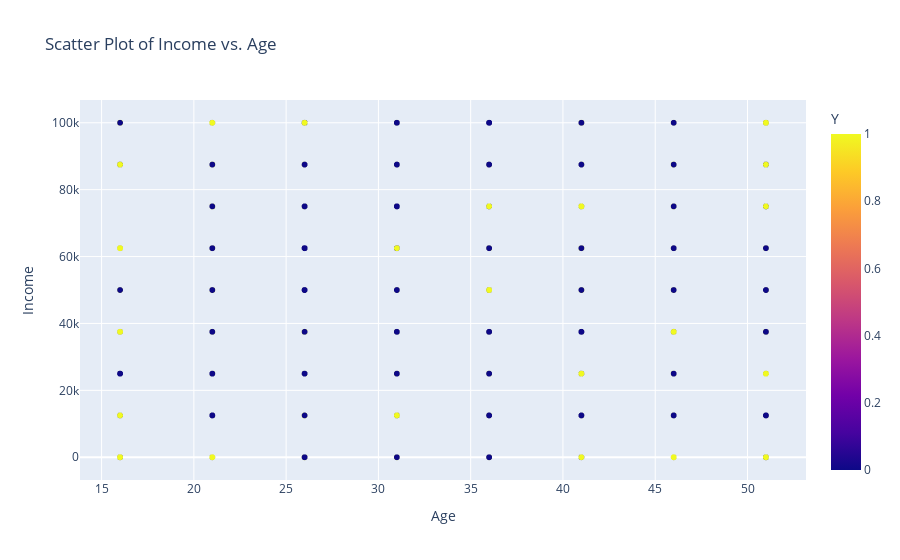

Source (notebook cell):
### Markdown cell above
**Scatter Plot of Income vs. Age**   
The plot showed the following:
1. Most 16-year olds would accept coupons spread over the income levels.
2. 41-year olds and above would accept coupons at low income level.
3. Most 26-year olds would not accept coupons at almost all income levels save for the highest income level.
4. Most 51-year olds would accept coupons spread over all income levels especially at high income levels.
5. At low income level, 26-year olds to 36-year olds would not accept coupons while 16-year olds and 21-year olds would.

### Code cell
# scatter plot of Income vs. Age
px.scatter(coupons, x='Age', y='Income', color='Y', title='Scatter Plot of Income vs. Age')

### Figure 1 — Plotly figure (JSON) as saved in the notebook; plotly's stock layout.template omitted (floating-point values rounded to 4 significant figures; data arrays with more than 128 entries replaced by an {"elided": "..."} marker saying what was removed)
{"data": [{"hovertemplate": "Age=%{x}<br>Income=%{y}<br>Y=%{marker.color}<extra></extra>", "legendgroup": "", "marker": {"color": {"elided": "12610 int values"}, "coloraxis": "coloraxis", "symbol": "circle"}, "mode": "markers", "name": "", "showlegend": false, "type": "scattergl", "x": {"elided": "12610 int values"}, "xaxis": "x", "y": {"elided": "12610 int values"}, "yaxis": "y"}], "layout": {"coloraxis": {"colorbar": {"title": {"text": "Y"}}, "colorscale": [[0, "#0d0887"], [0.1111, "#46039f"], [0.2222, "#7201a8"], [0.3333, "#9c179e"], [0.4444, "#bd3786"], [0.5556, "#d8576b"], [0.6667, "#ed7953"], [0.7778, "#fb9f3a"], [0.8889, "#fdca26"], [1, "#f0f921"]]}, "legend": {"tracegroupgap": 0}, "title": {"text": "Scatter Plot of Income vs. Age"}, "xaxis": {"anchor": "y", "domain": [0, 1], "title": {"text": "Age"}}, "yaxis": {"anchor": "x", "domain": [0, 1], "title": {"text": "Income"}}}}
